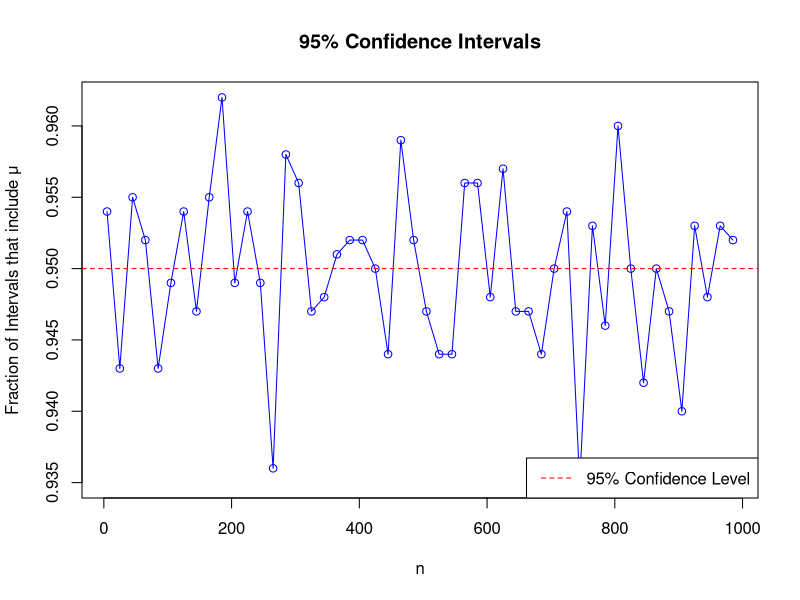
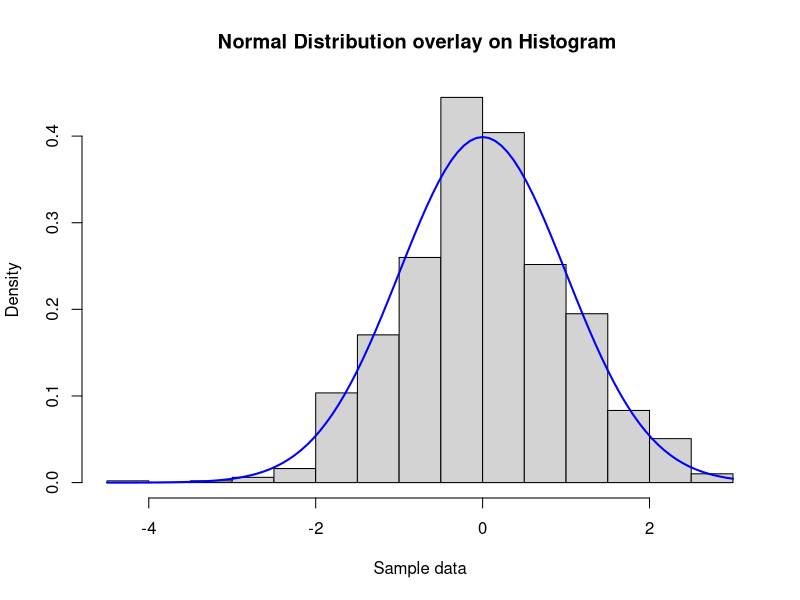

Write the R code that produced these figures, in order.
rm(list=ls(all=TRUE))

set.seed(42)  # Set seed for reproducibility

# Generate n values from 5 to 1000
n_values <- seq(5, 1000, 20)

# Initialize a vector to store the fraction of intervals that include the true mean
fractions_t <- numeric(length(n_values))

# Loop over different sample sizes
for (i in seq_along(n_values)) {
  n <- n_values[i]
  
  included_mu_count <- 0
  
  # Number of simulation runs
  num_samples <- 1000
  
  for (j in 1:num_samples) {
    # Generate n random samples from a normal distribution
    samples <- rnorm(n, mean = 0, sd = 1)
    
    # Calculate the sample mean and standard error of the mean
    xbar <- mean(samples)
    
    # Calculate the margin of error
    margin <- qt(0.975, df= n - 1) * sd(samples) / sqrt(n)
    
    # Calculate the confidence interval
    lower_bound <- xbar - margin
    upper_bound <- xbar + margin
    
    # Check if the true mean is within the interval
    if (lower_bound <= 0 && 0 <= upper_bound) {
      included_mu_count <- included_mu_count + 1
    }
  }
  
  # Calculate the fraction of intervals that include the true mean
  fractions_t[i] <- included_mu_count / num_samples
}

# Plot the results
plot(n_values, fractions_t, type = 'o', col = 'blue', xlab = 'n', ylab = 'Fraction of Intervals that include μ', main = '95% Confidence Intervals')
abline(h = 0.95, col = 'red', lty = 2, label = '95% Confidence Level')
legend('bottomright', legend = '95% Confidence Level', col = 'red', lty = 2)

# Create a histogram of the generated data
hist(samples, probability = TRUE, main = "Normal Distribution overlay on Histogram ", xlab = "Sample data")

# Overlay a standard normal distribution curve on the histogram
curve(dnorm(x, mean = 0, sd = 1), col = "blue", lwd = 2, add = TRUE)

